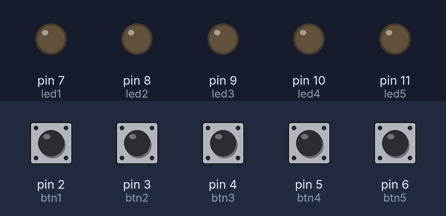
The sketch below on a simulated Arduino Uno, built with avr-gcc and run on an emulated ATmega328P. Parts: output pins drawn as LEDs (lit = HIGH). The test bench sets the inputs (shaded band); at power-on: pin 2 (btn1), pin 3 (btn2), pin 4 (btn3), pin 5 (btn4), pin 6 (btn5) LOW.

Above: at 1.2 s.
1.3 s: pin 2 (btn1) pulled HIGH for 0.15 s
At 2.7 s:
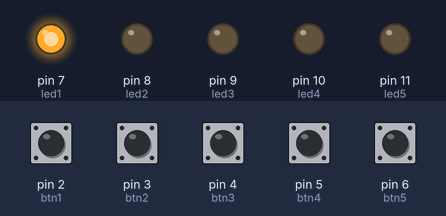
3.0 s: pin 3 (btn2) pulled HIGH for 1 s
At 3.8 s:
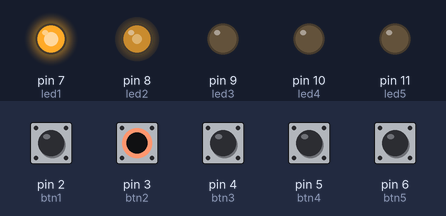
5.5 s: pin 4 (btn3) pulled HIGH for 0.15 s
At 5.6 s:
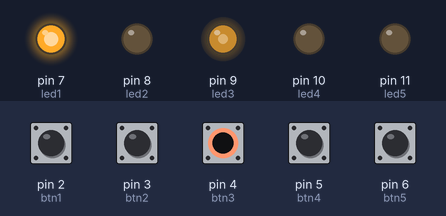
7.2 s: pin 5 (btn4) pulled HIGH for 0.15 s
At 8.5 s:
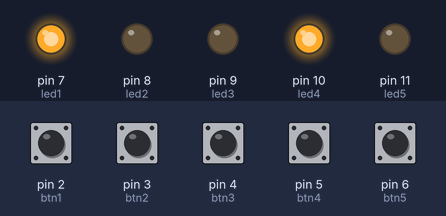
8.9 s: pin 6 (btn5) pulled HIGH for 0.15 s
At 9.8 s:
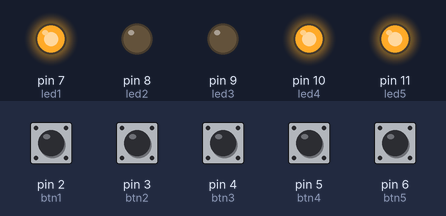
10.6 s: pin 3 (btn2) pulled HIGH for 0.15 s
At 11.1 s:
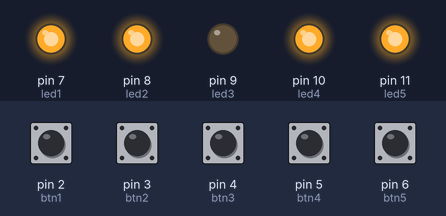
Timing chart, 0 to 13.3 s (numbered marks = the images above; inputs shaded):
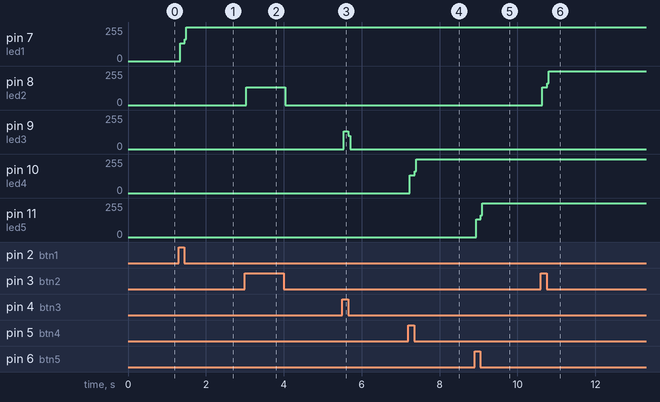

The sketch:

Segundo_Piso.ino
```cpp
int btn1=2,btn2=3,btn3=4,btn4=5,btn5=6;
int led1=7,led2=8,led3=9,led4=10,led5=11;

bool led1On=false, led2On=false, led3On=false, led4On=false, led5On=false;

void setup() {
  for(int i=2;i<=11;i++){
    if(i<7){
      pinMode(i,INPUT);
    }
    else{
      pinMode(i,OUTPUT);
    }
  }
}

void loop() {
  if(digitalRead(btn1)==HIGH&&!led1On){
    digitalWrite(led1,HIGH);
    led1On=true;
  }
  else if(digitalRead(btn1)==HIGH&&led1On){
    digitalWrite(led1,LOW);
    led1On=false;
  }

  if(digitalRead(btn2)==HIGH&&!led2On){
    digitalWrite(led2,HIGH);
    led2On=true;
  }
  else if(digitalRead(btn2)==HIGH&&led2On){
    digitalWrite(led2,LOW);
    led2On=false;
  }

  if(digitalRead(btn3)==HIGH&&!led3On){
    digitalWrite(led3,HIGH);
    led3On=true;
  }
  else if(digitalRead(btn3)==HIGH&&led3On){
    digitalWrite(led3,LOW);
    led3On=false;
  }

  if(digitalRead(btn4)==HIGH&&!led4On){
    digitalWrite(led4,HIGH);
    led4On=true;
  }
  else if(digitalRead(btn4)==HIGH&&led4On){
    digitalWrite(led4,LOW);
    led4On=false;
  }

  if(digitalRead(btn5)==HIGH&&!led5On){
    digitalWrite(led5,HIGH);
    led5On=true;
  }
  else if(digitalRead(btn5)==HIGH&&led5On){
    digitalWrite(led5,LOW);
    led5On=false;
  }
}
```

Measured:
- after the input at 1.3 s, pin 7 (led1): 0/255 → 133/255 at once, → 255/255 0.12 s later
- after the input at 3.0 s, pin 8 (led2): 0/255 → 134/255 at once, → 0/255 1.0 s later
- after the input at 5.5 s, pin 9 (led3): 0/255 → 133/255 at once, → 0/255 0.12 s later
- after the input at 7.2 s, pin 10 (led4): 0/255 → 134/255 at once, → 255/255 0.12 s later
- after the input at 8.9 s, pin 11 (led5): 0/255 → 134/255 at once, → 255/255 0.12 s later
- after the input at 10.6 s, pin 8 (led2): 0/255 → 134/255 at once, → 255/255 0.12 s later
